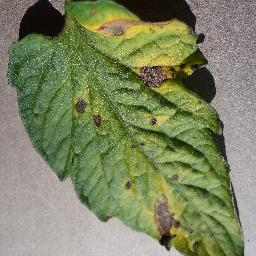
#> input picture 4_Data/data100/218.JPG, 256 x 256 px; its folder holds only this picture in this run
$ jupyter execute main2.ipynb   (older library calls are emulated)
#> lines starting #> are read from the running program, lines starting #| are printed output that depends on the picture
[cell 1]
#import the required libraries
import skimage.feature as skf
import openpyxl
import numpy as np
import math
from PIL import Image
from numpy import asarray
from scipy.stats import skew, kurtosis
import skimage.feature
import xlsxwriter
import os


#creates general file for features of all the three channels
outWorkbook = xlsxwriter.Workbook("Output100.xlsx")
outSheet = outWorkbook.add_worksheet()

#Writes headers for general file
outSheet.write("A1", "Mean_R")
outSheet.write("B1", "RMS_R")
outSheet.write("C1", "Median_R")
outSheet.write("D1", "Variance_R")
outSheet.write("E1", "Std_R")
outSheet.write("F1", "Skewness_R")
outSheet.write("G1", "Kurtosis_R")
outSheet.write("H1", "Contrast_R")
outSheet.write("I1", "Entropy_R")
outSheet.write("J1", "Energy_R")
outSheet.write("K1", "Homogeneity_R")
outSheet.write("L1", "Correlation_R")
outSheet.write("M1", "IDM_R")
outSheet.write("N1", "Smoothness_R")
outSheet.write("O1", "Mean_G")
outSheet.write("P1", "RMS_G")
outSheet.write("Q1", "Median_G")
outSheet.write("R1", "Variance_G")
outSheet.write("S1", "Std_G")
outSheet.write("T1", "Skewness_G")
outSheet.write("U1", "Kurtosis_G")
outSheet.write("V1", "Contrast_G")
outSheet.write("W1", "Entropy_G")
outSheet.write("X1", "Energy_G")
outSheet.write("Y1", "Homogeneity_G")
outSheet.write("Z1", "Correlation_G")
outSheet.write("AA1", "IDM_G")
outSheet.write("AB1", "Smoothness_G")
outSheet.write("AC1", "Mean_B")
outSheet.write("AD1", "RMS_B")
outSheet.write("AE1", "Median_B")
outSheet.write("AF1", "Variance_B")
outSheet.write("AG1", "Std_B")
outSheet.write("AH1", "Skewness_B")
outSheet.write("AI1", "Kurtosis_B")
outSheet.write("AJ1", "Contrast_B")
outSheet.write("AK1", "Entropy_B")
outSheet.write("AL1", "Energy_B")
outSheet.write("AM1", "Homogeneity_B")
outSheet.write("AN1", "Correlation_B")
outSheet.write("AO1", "IDM_B")
outSheet.write("AP1", "Smoothness_B")
outWorkbook.close()

[cell 2]
#creates a file for red channel
outWorkbookR = xlsxwriter.Workbook("RedChannel100.xlsx")
outSheetR = outWorkbookR.add_worksheet()

#writes headers for red file
outSheetR.write("A1", "Mean_R")
outSheetR.write("B1", "RMS_R")
outSheetR.write("C1", "Median_R")
outSheetR.write("D1", "Variance_R")
outSheetR.write("E1", "Std_R")
outSheetR.write("F1", "Skewness_R")
outSheetR.write("G1", "Kurtosis_R")
outSheetR.write("H1", "Contrast_R")
outSheetR.write("I1", "Entropy_R")
outSheetR.write("J1", "Energy_R")
outSheetR.write("K1", "Homogeneity_R")
outSheetR.write("L1", "Correlation_R")
outSheetR.write("M1", "IDM_R")
outSheetR.write("N1", "Smoothness_R")
outWorkbookR.close()

[cell 3]
#creates file for green channel
outWorkbookG = xlsxwriter.Workbook("GreenChannel100.xlsx")
outSheetG = outWorkbookG.add_worksheet()

#writes headers for green file
outSheetG.write("A1", "Mean_G")
outSheetG.write("B1", "RMS_G")
outSheetG.write("C1", "Median_G")
outSheetG.write("D1", "Variance_G")
outSheetG.write("E1", "Std_G")
outSheetG.write("F1", "Skewness_G")
outSheetG.write("G1", "Kurtosis_G")
outSheetG.write("H1", "Contrast_G")
outSheetG.write("I1", "Entropy_G")
outSheetG.write("J1", "Energy_G")
outSheetG.write("K1", "Homogeneity_G")
outSheetG.write("L1", "Correlation_G")
outSheetG.write("M1", "IDM_G")
outSheetG.write("N1", "Smoothness_G")
outWorkbookG.close()

[cell 4]
#creates a file for blue channel
outWorkbookB = xlsxwriter.Workbook("BlueChannel100.xlsx")
outSheetB = outWorkbookB.add_worksheet()

#writes headers for blue file
outSheetB.write("A1", "Mean_B")
outSheetB.write("B1", "RMS_B")
outSheetB.write("C1", "Median_B")
outSheetB.write("D1", "Variance_B")
outSheetB.write("E1", "Std_B")
outSheetB.write("F1", "Skewness_B")
outSheetB.write("G1", "Kurtosis_B")
outSheetB.write("H1", "Contrast_B")
outSheetB.write("I1", "Entropy_B")
outSheetB.write("J1", "Energy_B")
outSheetB.write("K1", "Homogeneity_B")
outSheetB.write("L1", "Correlation_B")
outSheetB.write("M1", "IDM_B")
outSheetB.write("N1", "Smoothness_B")
outWorkbookB.close()

[cell 5]
#import required libaray to read and make a list of all the needy images
import glob

#declare an empty list
Image_list = []

#using for loop to append to the list declared above
for filename in glob.glob('/home/uca/Desktop/Undergrad/Arfan_FinalYearProject/4_Data/data100/*.*'):
    im = Image.open(filename)
#> im is the input picture: PIL image 256x256 RGB; mean R, G, B 125.5, 133.1, 97.4

    #append each image to the list declared above
    Image_list.append(im)

#prints number of images used
print(len(Image_list))
#| 1

[cell 6]
#uses for loop to read each image and array of each image
for i in range(0, len(Image_list)):
    Image = Image_list[i]
    image = asarray(Image)

    #Apply image enhancement
#     #apply image inverse
#     # Invert the colors
#     image = 255 - image

#     # Apply contrast stretching for image enhancement
#     min_val = np.min(image)
#     max_val = np.max(image)
#     image = (image - min_val) / (max_val - min_val)


    #Here i am extracting the single channel like red, green, and blue from the whole image array
    R = image[:, :, 0]
    G = image[:, :, 1]
    B = image[:, :, 2]


    #selecting features from Red Channel
    print("Calculating Statistical features for Red Channel: ")

    #calculates mean
    Mean_R = np.mean(R);
    print(Mean_R)

    #calculating root mean square
    RMS_R = np.sqrt(np.mean(R**2))
    print(RMS_R)

    #calculating median
    Median_R = np.median(R)
    print(Median_R)

    #calculating variance of the pixels
    Variance_R = np.var(R)
    print(Variance_R)

    #calculating standard deviation
    Std_R = math.sqrt(Variance_R)
    print(Std_R)

    #calculates skewness
    Skewness_R = skew(R.reshape(-1))
    print(Skewness_R)

    #calculates kurtosis
    Kurtosis_R = kurtosis(R.reshape(-1))
    print(Kurtosis_R)

    #calculates entropy
    Entropy_R = skimage.measure.shannon_entropy(R)
    print(Entropy_R)

    #returns an image array where lowest pixel value is 0 and highest 8 instead of 0 and 255
    R = skimage.img_as_ubyte(R)

    #calculates contrast
    g1 = skf.graycomatrix(R, [1], [0], levels=256, symmetric=False, normed=True)
    Contrast_R = skf.graycoprops(g1, 'contrast')[0][0]
    print(Contrast_R)

    #calculates energy
    Energy_R = skf.graycoprops(g1, 'energy')[0][0]
    print(Energy_R)

    #calculating homogeniety
    Homogeneity_R = skf.graycoprops(g1, 'homogeneity')[0][0]
    print(Homogeneity_R)

    #finding correlation
    Correlation_R = skf.graycoprops(g1, 'correlation')[0][0]
    print(Correlation_R)

    #glcm_R = skf.graycomatrix(R, distances=[1], angles=[0], levels=256, symmetric= False, normed=True)

    #calculate inverse difference moment (IDM)
    IDM_R = 1 / (1 + Contrast_R - Energy_R)
    print(IDM_R)

    #calculates smoothness
    diff_R = np.diff(R.astype(float))
    variance_R = np.var(diff_R)
    Smoothness_R = variance_R / (R.shape[0] * R.shape[1])
    print(Smoothness_R)


    #selecting features from Green Channel
    print("Calculating Statistical Features for Green Channel: ")

    #calculates mean
    Mean_G = np.mean(G);
    print(Mean_G)

    #calculates root mean square
    RMS_G = np.sqrt(np.mean(G**2))
    print(RMS_G)

    #calculates median
    Median_G = np.median(G)
    print(Median_G)

    #claculates variance
    Variance_G = np.var(G)
    print(Variance_G)

    #calculates standard deviation
    Std_G = math.sqrt(Variance_G)
    print(Std_G)

    #calculates skewness
    Skewness_G = skew(G.reshape(-1))
    print(Skewness_G)

    #calculates kurtosis
    Kurtosis_G = kurtosis(G.reshape(-1))
    print(Kurtosis_G)

    #calculates entropy
    Entropy_G = skimage.measure.shannon_entropy(G)
    print(Entropy_G)

    #converts images pixels to range of 0 to 8 instead of 0 to 255
    G = skimage.img_as_ubyte(G)

    #calculates contrast
    g2 = skf.graycomatrix(G, [1], [0], levels=256, symmetric=False, normed=True)
    Contrast_G = skf.graycoprops(g2, 'contrast')[0][0]
    print(Contrast_G)

    #calculates energy
    Energy_G = skf.graycoprops(g2, 'energy')[0][0]
    print(Energy_G)

    #calculates homogeniety
    Homogeneity_G = skf.graycoprops(g2, 'homogeneity')[0][0]
    print(Homogeneity_G)

    #calculates correlation
    Correlation_G = skf.graycoprops(g2, 'correlation')[0][0]
    print(Correlation_G)
    #glcm_G = skf.graycomatrix(G, distances=[1], angles=[0], levels=256, symmetric=True, normed=True)

    #calculates inverse difference moment (IDM)
    IDM_G = 1 / (1 + Contrast_G - Energy_G)
    print(IDM_G)

    #calculates smoothness
    diff_G = np.diff(G.astype(float))
    variance_G = np.var(diff_G)
    Smoothness_G = variance_G / (G.shape[0] * G.shape[1])
    print(Smoothness_G)

    #selecting features from Blue Channel
    print("Calculating Statistical Features for Blue Channel: ")

    #calculates mean
    Mean_B = np.mean(B);
    print(Mean_B)

    #calculates root mean square
    RMS_B = np.sqrt(np.mean(B**2))
    print(RMS_B)

    #calculates median
    Median_B = np.median(B)
    print(Median_B)

    #calculates variance
    Variance_B = np.var(B)
    print(Variance_B)

    #calculates standard deviation
    Std_B = math.sqrt(Variance_B)
    print(Std_B)

    #calculates skewness
    Skewness_B = skew(B.reshape(-1))
    print(Skewness_B)

    #calculates kurtosis
    Kurtosis_B = kurtosis(B.reshape(-1))
    print(Kurtosis_B)

    #calculates entropy
    Entropy_B = skimage.measure.shannon_entropy(B)
    print(Entropy_B)

    #converts range of pixels values from 0-255 to 0-8
    B = skimage.img_as_ubyte(B)

    #calculates contrast
    g3 = skf.graycomatrix(B, [1], [0], levels=256, symmetric=False, normed=True)
    Contrast_B = skf.graycoprops(g3, 'contrast')[0][0]
    print(Contrast_B)

    #calculates energy
    Energy_B = skf.graycoprops(g3, 'energy')[0][0]
    print(Energy_B)

    #calculates homogeniety
    Homogeneity_B = skf.graycoprops(g3, 'homogeneity')[0][0]
    print(Homogeneity_B)

    #calculates correlation
    Correlation_B = skf.graycoprops(g3, 'correlation')[0][0]
    print(Correlation_B)

    #glcm_B = skf.graycomatrix(B, distances=[1], angles=[0], levels=256, symmetric=True, normed=True)

    #calculates inverse difference moment (IDM)
    IDM_B = 1 / (1 + Contrast_B - Energy_B)
    print(IDM_B)

    #calculates smoothness
    diff_B = np.diff(B.astype(float))
    variance_B = np.var(diff_B)
    Smoothness_B = variance_B / (B.shape[0] * B.shape[1])
    print(Smoothness_B)

    #count the number of images
    print("Image number: ", i)


    #Declares data for all the three channels
    values_R = [Mean_R, RMS_R, Median_R, Variance_R, Std_R, Skewness_R, Kurtosis_R, Entropy_R, Contrast_R, Energy_R, Homogeneity_R, Correlation_R, IDM_R, Smoothness_R]
    values_G = [Mean_G, RMS_G, Median_G, Variance_G, Std_G, Skewness_G, Kurtosis_G, Entropy_G, Contrast_G, Energy_G, Homogeneity_G, Correlation_G, IDM_G, Smoothness_G]
    values_B = [Mean_B, RMS_B, Median_B, Variance_B, Std_B, Skewness_B, Kurtosis_B, Entropy_B, Contrast_B, Energy_B, Homogeneity_B, Correlation_B, IDM_B, Smoothness_B]

    #Writes red channels into a file
    outWorkbookR = openpyxl.load_workbook("RedChannel100.xlsx")
    outSheetR = outWorkbookR.active
    outSheetR.append(values_R)
    outWorkbookR.save(filename="RedChannel100.xlsx")

    #Writes green channels into a file
    outWorkbookG = openpyxl.load_workbook("GreenChannel100.xlsx")
    outSheetG = outWorkbookG.active
    outSheetG.append(values_G)
    outWorkbookG.save(filename="GreenChannel100.xlsx")

    #writes blue chanels into a file
    outWorkbookB = openpyxl.load_workbook("BlueChannel100.xlsx")
    outSheetB = outWorkbookB.active
    outSheetB.append(values_B)
    outWorkbookB.save(filename="BlueChannel100.xlsx")

    #creates a general fle where all the three channels data will be merged
    outWorkbook = xlsxwriter.Workbook("Output100.xlsx")
    outSheet = outWorkbook.add_worksheet()

    #declares data for general file
    values = [Mean_R, RMS_R, Median_R, Variance_R, Std_R, Skewness_R, Kurtosis_R, Entropy_R, Contrast_R, Energy_R, Homogeneity_R, Correlation_R, IDM_R, Smoothness_R, Mean_G, RMS_G, Median_R, Variance_G, Std_G, Skewness_G, Kurtosis_G, Entropy_G, Contrast_G, Energy_G, Homogeneity_G, Correlation_G, IDM_G, Smoothness_G, Mean_B, RMS_B, Median_R, Variance_B, Std_B, Skewness_B, Kurtosis_B, Entropy_B, Contrast_B, Energy_B, Homogeneity_B, Correlation_B, IDM_B, Smoothness_B]


    #writes into the general file
    outWorkbook = openpyxl.load_workbook("Output100.xlsx")
    outSheet = outWorkbook.active
    outSheet.append(values)

    #here the general file is being saved
    outWorkbook.save(filename="Output100.xlsx")
#> this loop made 1 pass
#> (Mean_R, RMS_R, Median_R, Variance_R, Std_R, Skewness_R, Kurtosis_R, Entropy_R) on pass 1: (125.5, 10.37, 131, 2373.9, 48.72, -0.442, -0.594, 7.51)
#> (printed output is left out)
#> pass 1, `R = image[:, :, 0]`:
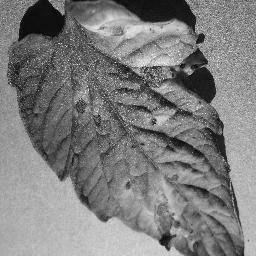
#> R: shape (256, 256); min 0, max 255, mean 125.5
#> pass 1, `G = image[:, :, 1]`:
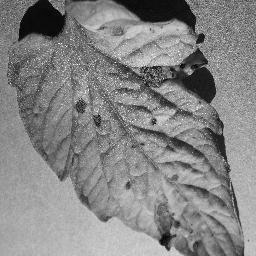
#> G: shape (256, 256); min 0, max 255, mean 133.1
#> pass 1, `B = image[:, :, 2]`:
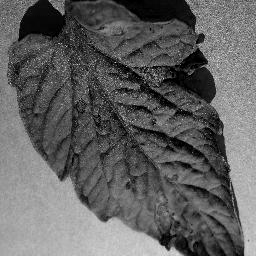
#> B: shape (256, 256); min 0, max 225, mean 97.4
#> pass 1, `diff_R = np.diff(R.astype(float))`:
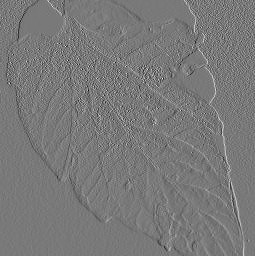
#> diff_R: shape (256, 255) float64; min -184, max 202, mean 0.1; drawn with min black and max white

$ run again, on 4_Data/data100/66.JPG
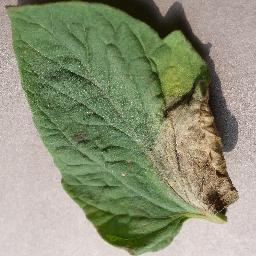
#> input picture 4_Data/data100/66.JPG, 256 x 256 px
#> im is the input picture: PIL image 256x256 RGB; mean R, G, B 139.6, 145.1, 118.2
#| 1
#> the loop `for i in range(0, len(Image_list)):` made 1 pass
#> (Mean_R, RMS_R, Median_R, Variance_R, Std_R, Skewness_R, Kurtosis_R, Entropy_R) on pass 1: (139.6, 10.55, 129, 3202, 56.59, -0.0339, -1.16, 7.53)
#> (printed output is left out)
#> pass 1, `B = image[:, :, 2]`:
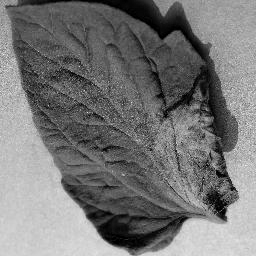
#> B: shape (256, 256); min 0, max 243, mean 118.2
#> pass 1, `diff_R = np.diff(R.astype(float))`:
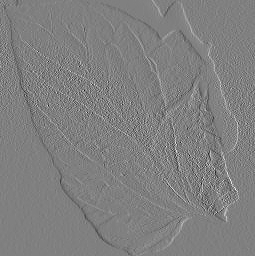
#> diff_R: shape (256, 255) float64; min -178, max 176, mean 0; drawn with min black and max white

$ run again, on 4_Data/data100/33.JPG
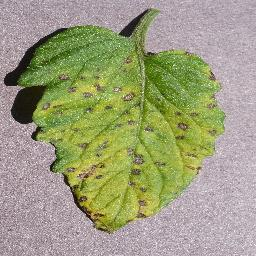
#> input picture 4_Data/data100/33.JPG, 256 x 256 px
#> im is the input picture: PIL image 256x256 RGB; mean R, G, B 157.3, 158.1, 124.8
#| 1
#> the loop `for i in range(0, len(Image_list)):` made 1 pass
#> (Mean_R, RMS_R, Median_R, Variance_R, Std_R, Skewness_R, Kurtosis_R, Entropy_R) on pass 1: (157.3, 10.44, 166, 1672.3, 40.89, -1.13, 1.42, 7.2)
#> (printed output is left out)
#> pass 1, `B = image[:, :, 2]`:
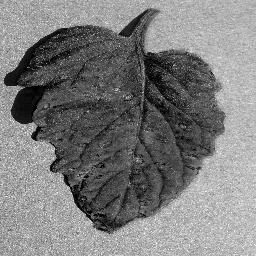
#> B: shape (256, 256); min 0, max 255, mean 124.8
#> pass 1, `diff_R = np.diff(R.astype(float))`:
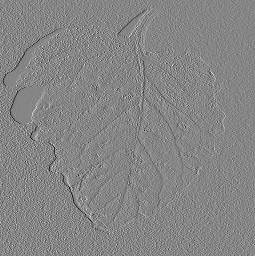
#> diff_R: shape (256, 255) float64; min -196, max 178, mean 0.1; drawn with min black and max white

$ run again, on 4_Data/data100/43.JPG
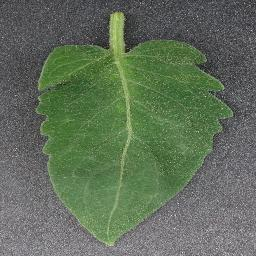
#> input picture 4_Data/data100/43.JPG, 256 x 256 px
#> im is the input picture: PIL image 256x256 RGB; mean R, G, B 96.2, 110.5, 89.8
#| 1
#> the loop `for i in range(0, len(Image_list)):` made 1 pass
#> (Mean_R, RMS_R, Median_R, Variance_R, Std_R, Skewness_R, Kurtosis_R, Entropy_R) on pass 1: (96.16, 10.41, 92, 692, 26.31, 0.575, 0.183, 6.71)
#> (printed output is left out)
#> pass 1, `B = image[:, :, 2]`:
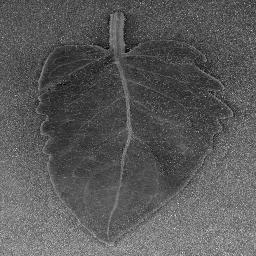
#> B: shape (256, 256); min 0, max 243, mean 89.8
#> pass 1, `diff_R = np.diff(R.astype(float))`:
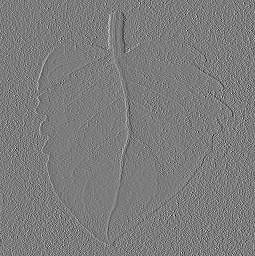
#> diff_R: shape (256, 255) float64; min -134, max 140, mean 0; drawn with min black and max white

$ run again, on 4_Data/data100/6.JPG
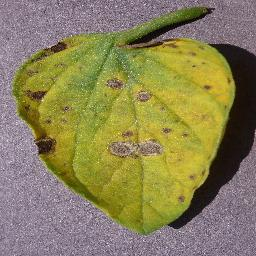
#> input picture 4_Data/data100/6.JPG, 256 x 256 px
#> im is the input picture: PIL image 256x256 RGB; mean R, G, B 138.1, 129.6, 87
#| 1
#> the loop `for i in range(0, len(Image_list)):` made 1 pass
#> (Mean_R, RMS_R, Median_R, Variance_R, Std_R, Skewness_R, Kurtosis_R, Entropy_R) on pass 1: (138.1, 10.08, 144, 1788.9, 42.3, -1.14, 1.26, 7.09)
#> (printed output is left out)
#> pass 1, `diff_R = np.diff(R.astype(float))`:
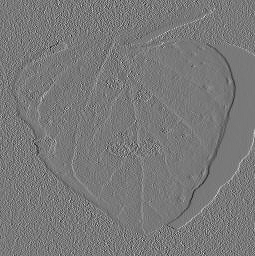
#> diff_R: shape (256, 255) float64; min -153, max 168, mean -0.2; drawn with min black and max white
